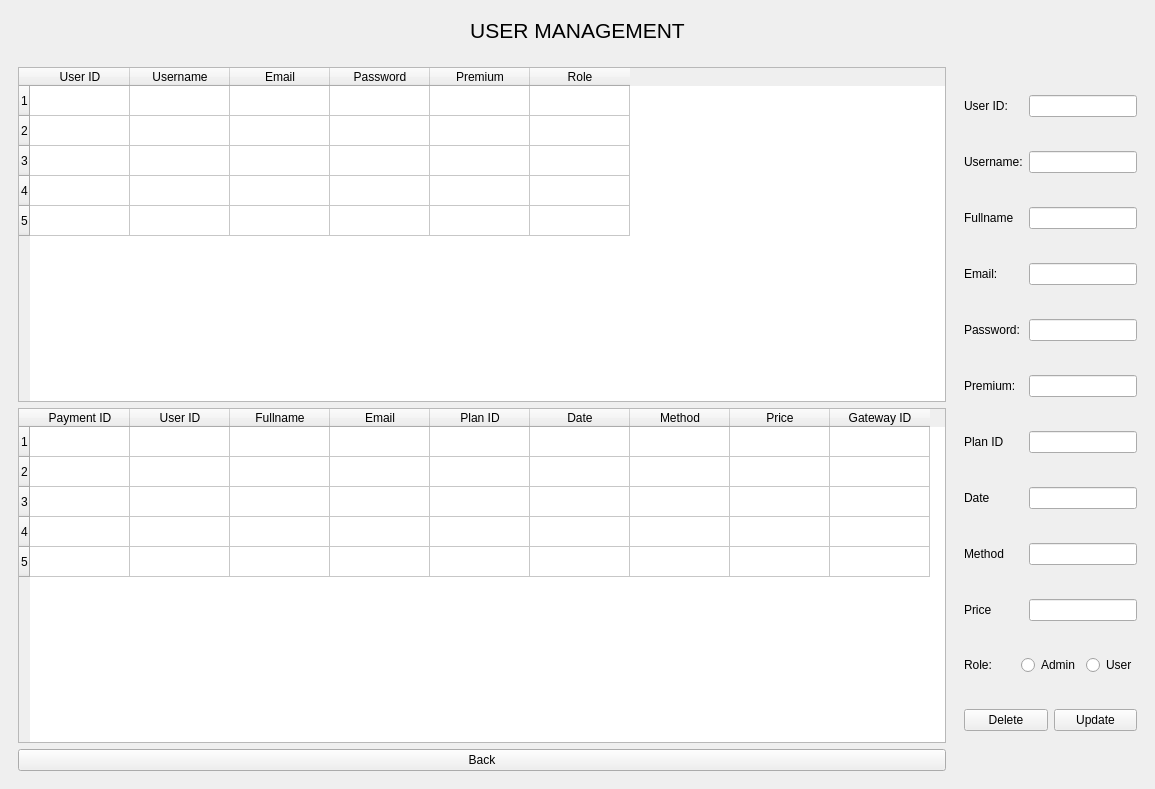
<?xml version="1.0" encoding="UTF-8"?>
<ui version="4.0">
 <class>MainWindow</class>
 <widget class="QMainWindow" name="MainWindow">
  <property name="geometry">
   <rect>
    <x>0</x>
    <y>0</y>
    <width>1155</width>
    <height>789</height>
   </rect>
  </property>
  <property name="windowTitle">
   <string>MainWindow</string>
  </property>
  <widget class="QWidget" name="centralwidget">
   <property name="styleSheet">
    <string notr="true">*{
	font: 10pt &quot;Arial&quot;;
}</string>
   </property>
   <layout class="QVBoxLayout" name="verticalLayout">
    <item>
     <widget class="QWidget" name="widget" native="true">
      <layout class="QVBoxLayout" name="verticalLayout_2">
       <item>
        <widget class="QLabel" name="label">
         <property name="font">
          <font>
           <family>Arial</family>
           <pointsize>16</pointsize>
           <weight>9</weight>
           <italic>false</italic>
           <bold>false</bold>
          </font>
         </property>
         <property name="styleSheet">
          <string notr="true">font: 75 16pt &quot;Arial&quot;;</string>
         </property>
         <property name="text">
          <string>USER MANAGEMENT</string>
         </property>
         <property name="alignment">
          <set>Qt::AlignCenter</set>
         </property>
        </widget>
       </item>
      </layout>
     </widget>
    </item>
    <item>
     <widget class="QWidget" name="widget_2" native="true">
      <layout class="QHBoxLayout" name="horizontalLayout">
       <property name="spacing">
        <number>0</number>
       </property>
       <property name="leftMargin">
        <number>0</number>
       </property>
       <property name="topMargin">
        <number>0</number>
       </property>
       <property name="rightMargin">
        <number>0</number>
       </property>
       <property name="bottomMargin">
        <number>0</number>
       </property>
       <item>
        <widget class="QWidget" name="widget_3" native="true">
         <layout class="QVBoxLayout" name="verticalLayout_4">
          <item>
           <widget class="QTableWidget" name="account_table">
            <row>
             <property name="text">
              <string>1</string>
             </property>
            </row>
            <row>
             <property name="text">
              <string>2</string>
             </property>
            </row>
            <row>
             <property name="text">
              <string>3</string>
             </property>
            </row>
            <row>
             <property name="text">
              <string>4</string>
             </property>
            </row>
            <row>
             <property name="text">
              <string>5</string>
             </property>
            </row>
            <column>
             <property name="text">
              <string>User ID</string>
             </property>
            </column>
            <column>
             <property name="text">
              <string>Username</string>
             </property>
            </column>
            <column>
             <property name="text">
              <string>Email</string>
             </property>
            </column>
            <column>
             <property name="text">
              <string>Password</string>
             </property>
            </column>
            <column>
             <property name="text">
              <string>Premium</string>
             </property>
            </column>
            <column>
             <property name="text">
              <string>Role</string>
             </property>
            </column>
           </widget>
          </item>
          <item>
           <widget class="QTableWidget" name="payment_table">
            <row>
             <property name="text">
              <string>1</string>
             </property>
            </row>
            <row>
             <property name="text">
              <string>2</string>
             </property>
            </row>
            <row>
             <property name="text">
              <string>3</string>
             </property>
            </row>
            <row>
             <property name="text">
              <string>4</string>
             </property>
            </row>
            <row>
             <property name="text">
              <string>5</string>
             </property>
            </row>
            <column>
             <property name="text">
              <string>Payment ID</string>
             </property>
            </column>
            <column>
             <property name="text">
              <string>User ID</string>
             </property>
            </column>
            <column>
             <property name="text">
              <string>Fullname</string>
             </property>
            </column>
            <column>
             <property name="text">
              <string>Email</string>
             </property>
            </column>
            <column>
             <property name="text">
              <string>Plan ID</string>
             </property>
            </column>
            <column>
             <property name="text">
              <string>Date</string>
             </property>
            </column>
            <column>
             <property name="text">
              <string>Method</string>
             </property>
            </column>
            <column>
             <property name="text">
              <string>Price</string>
             </property>
            </column>
            <column>
             <property name="text">
              <string>Gateway ID</string>
             </property>
            </column>
           </widget>
          </item>
          <item>
           <layout class="QHBoxLayout" name="horizontalLayout_10">
            <item>
             <widget class="QPushButton" name="pushButton_3">
              <property name="text">
               <string>Back</string>
              </property>
             </widget>
            </item>
           </layout>
          </item>
         </layout>
        </widget>
       </item>
       <item alignment="Qt::AlignRight">
        <widget class="QWidget" name="widget_4" native="true">
         <layout class="QVBoxLayout" name="verticalLayout_3">
          <item>
           <layout class="QHBoxLayout" name="horizontalLayout_2">
            <item>
             <widget class="QLabel" name="label_2">
              <property name="text">
               <string>User ID:</string>
              </property>
             </widget>
            </item>
            <item alignment="Qt::AlignRight">
             <widget class="QLineEdit" name="leID"/>
            </item>
           </layout>
          </item>
          <item>
           <layout class="QHBoxLayout" name="horizontalLayout_3">
            <item>
             <widget class="QLabel" name="label_3">
              <property name="text">
               <string>Username:</string>
              </property>
             </widget>
            </item>
            <item alignment="Qt::AlignRight">
             <widget class="QLineEdit" name="leUsername"/>
            </item>
           </layout>
          </item>
          <item>
           <layout class="QHBoxLayout" name="horizontalLayout_11">
            <item>
             <widget class="QLabel" name="label_9">
              <property name="text">
               <string>Fullname</string>
              </property>
             </widget>
            </item>
            <item alignment="Qt::AlignRight">
             <widget class="QLineEdit" name="leFullname"/>
            </item>
           </layout>
          </item>
          <item>
           <layout class="QHBoxLayout" name="horizontalLayout_4">
            <item>
             <widget class="QLabel" name="label_4">
              <property name="text">
               <string>Email:</string>
              </property>
             </widget>
            </item>
            <item alignment="Qt::AlignRight">
             <widget class="QLineEdit" name="leEmail"/>
            </item>
           </layout>
          </item>
          <item>
           <layout class="QHBoxLayout" name="horizontalLayout_5">
            <item>
             <widget class="QLabel" name="label_5">
              <property name="text">
               <string>Password:</string>
              </property>
             </widget>
            </item>
            <item alignment="Qt::AlignRight">
             <widget class="QLineEdit" name="lePassword"/>
            </item>
           </layout>
          </item>
          <item>
           <layout class="QHBoxLayout" name="horizontalLayout_6">
            <item>
             <widget class="QLabel" name="label_6">
              <property name="text">
               <string>Premium:</string>
              </property>
             </widget>
            </item>
            <item alignment="Qt::AlignRight">
             <widget class="QLineEdit" name="lePremium"/>
            </item>
           </layout>
          </item>
          <item>
           <layout class="QHBoxLayout" name="horizontalLayout_9">
            <item>
             <widget class="QLabel" name="label_8">
              <property name="text">
               <string>Plan ID</string>
              </property>
             </widget>
            </item>
            <item alignment="Qt::AlignRight">
             <widget class="QLineEdit" name="lePlan"/>
            </item>
           </layout>
          </item>
          <item>
           <layout class="QHBoxLayout" name="horizontalLayout_12">
            <item>
             <widget class="QLabel" name="label_10">
              <property name="text">
               <string>Date</string>
              </property>
             </widget>
            </item>
            <item alignment="Qt::AlignRight">
             <widget class="QLineEdit" name="leDate"/>
            </item>
           </layout>
          </item>
          <item>
           <layout class="QHBoxLayout" name="horizontalLayout_13">
            <item>
             <widget class="QLabel" name="label_11">
              <property name="text">
               <string>Method</string>
              </property>
             </widget>
            </item>
            <item alignment="Qt::AlignRight">
             <widget class="QLineEdit" name="leMethod"/>
            </item>
           </layout>
          </item>
          <item>
           <layout class="QHBoxLayout" name="horizontalLayout_14">
            <item>
             <widget class="QLabel" name="label_12">
              <property name="text">
               <string>Price</string>
              </property>
             </widget>
            </item>
            <item alignment="Qt::AlignRight">
             <widget class="QLineEdit" name="lePrice"/>
            </item>
           </layout>
          </item>
          <item>
           <layout class="QHBoxLayout" name="horizontalLayout_7">
            <item>
             <widget class="QLabel" name="label_7">
              <property name="text">
               <string>Role:</string>
              </property>
             </widget>
            </item>
            <item>
             <widget class="QRadioButton" name="admin">
              <property name="text">
               <string>Admin</string>
              </property>
             </widget>
            </item>
            <item>
             <widget class="QRadioButton" name="user">
              <property name="text">
               <string>User</string>
              </property>
             </widget>
            </item>
           </layout>
          </item>
          <item>
           <layout class="QHBoxLayout" name="horizontalLayout_8">
            <item>
             <widget class="QPushButton" name="pushButton">
              <property name="text">
               <string>Delete</string>
              </property>
             </widget>
            </item>
            <item>
             <widget class="QPushButton" name="pushButton_2">
              <property name="text">
               <string>Update</string>
              </property>
             </widget>
            </item>
           </layout>
          </item>
         </layout>
        </widget>
       </item>
      </layout>
     </widget>
    </item>
   </layout>
  </widget>
 </widget>
 <resources/>
 <connections/>
</ui>
